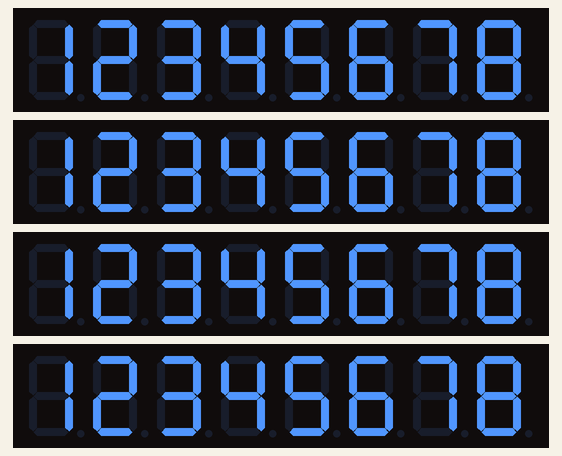
The sketch below on a simulated Arduino Uno, built with avr-gcc and run on an emulated ATmega328P. Parts: 4 × 8-digit seven-segment display.

Above: at 0.15 s.
At 4.91 s:
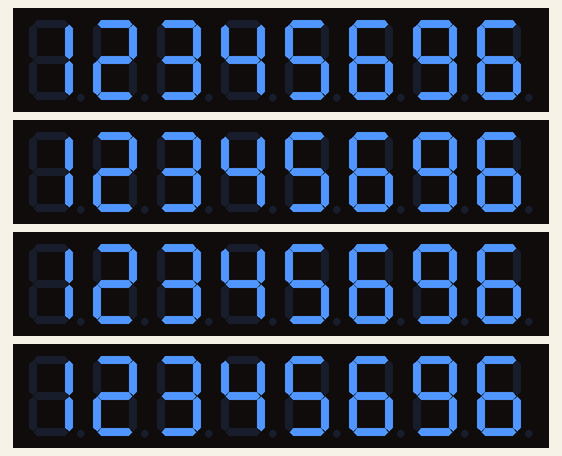
At 9.93 s:
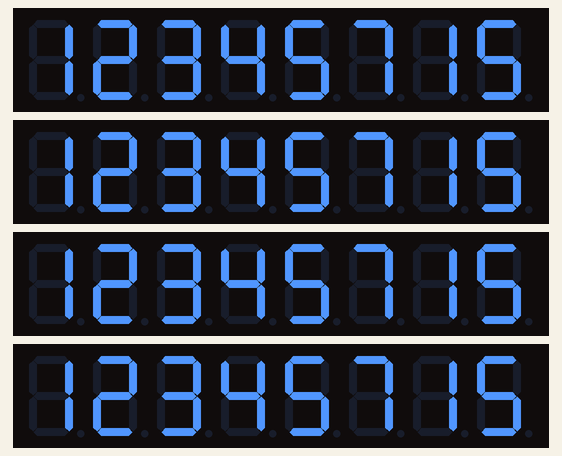
At 19.98 s:
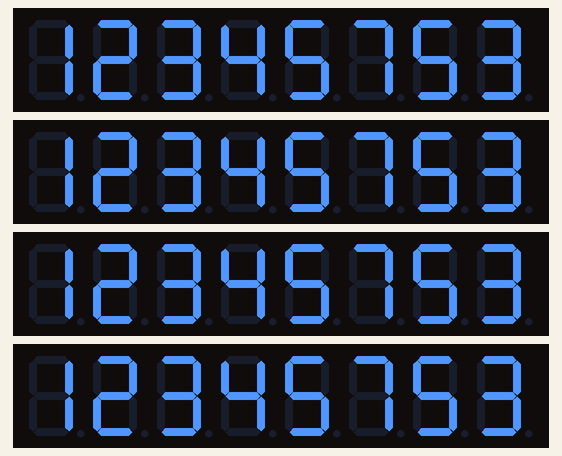
At 29.77 s:
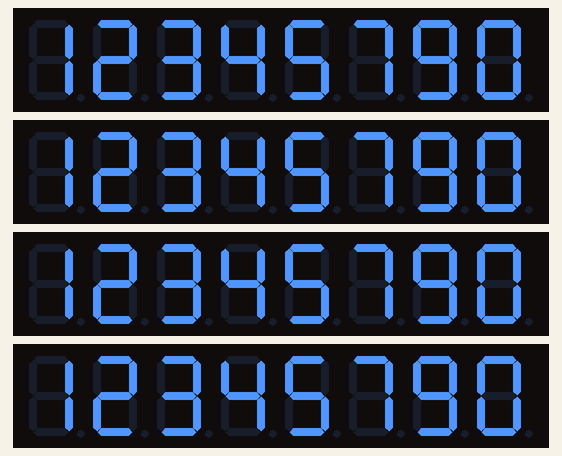
At 39.82 s:
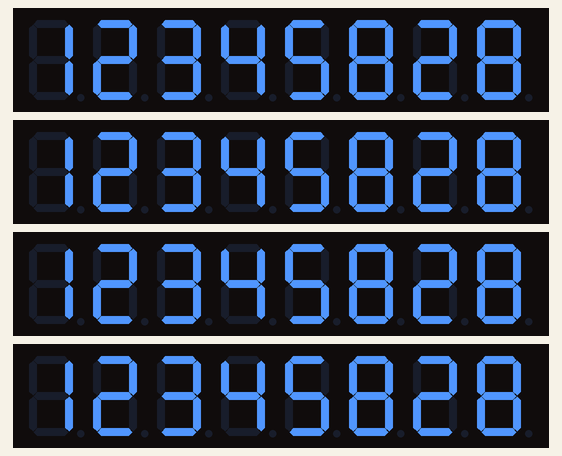

The sketch:

4x7segmentdisplay.ino
```cpp
#include "LedControl.h"

int number_of_displays = 4;

LedControl displays[4] = {
  LedControl(8,9,10,1),
  LedControl(11,13,12,1),
  LedControl(5,7,6,1),
  LedControl(32,34,36,1)
};

long value = 12345678;

unsigned long delaytime=250;

void setup(){

  for(int i = 0; i < number_of_displays; i++){
    displays[i].shutdown(0,false);
    displays[i].setIntensity(0,4);
    displays[i].clearDisplay(0);
  }

  // lc.shutdown(0,false);
  // lc.setIntensity(0,4);
  // lc.clearDisplay(0);

  // lc2.shutdown(0,false);
  // lc2.setIntensity(0,4);
  // lc2.clearDisplay(0);

  // lc3.shutdown(0,false);
  // lc3.setIntensity(0,4);
  // lc3.clearDisplay(0);

  // lc4.shutdown(0,false);
  // lc4.setIntensity(0,4);
  // lc4.clearDisplay(0);

}

void loop() {

  for(int i = 0; i < number_of_displays; i++){

    displays[i].setDigit(0,7,(value/10000000)%10,false);
    displays[i].setDigit(0,6,(value/1000000)%10,false);
    displays[i].setDigit(0,5,(value/100000)%10,false);
    displays[i].setDigit(0,4,(value/10000)%10,false);
    displays[i].setDigit(0,3,(value/1000)%10,false);
    displays[i].setDigit(0,2,(value/100)%10,false);
    displays[i].setDigit(0,1,(value/10)%10,false);
    displays[i].setDigit(0,0,(value)%10,false);
  }

  value++;

  delay(delaytime);

}
```
